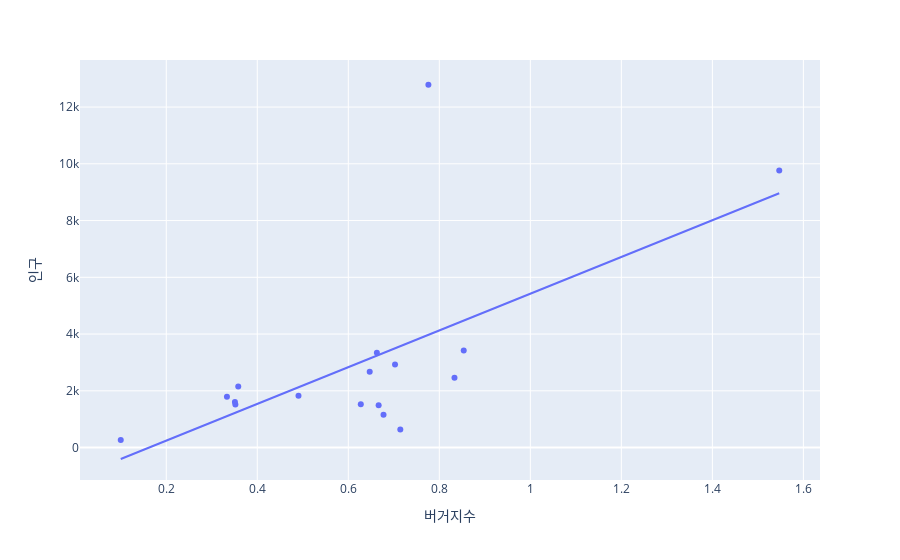

Notebook source saved alongside this figure:
### Code cell
# 광역시도별 버거지수 대비 인구수
px.scatter(nstore_stat_df, x='버거지수', y='인구', trendline='ols', hover_name='시도별')

### Figure 1 — Plotly figure (JSON) as saved in the notebook; plotly's stock layout.template omitted (floating-point values rounded to 4 significant figures)
{"data": [{"hovertemplate": "<b>%{hovertext}</b><br><br>버거지수=%{x}<br>인구=%{y}<extra></extra>", "hovertext": ["강원도", "경기도", "경상남도", "경상북도", "광주광역시", "대구광역시", "대전광역시", "부산광역시", "서울특별시", "세종특별자치시", "울산광역시", "인천광역시", "전라남도", "전라북도", "제주특별자치도", "충청남도", "충청북도"], "legendgroup": "", "marker": {"color": "#636efa", "symbol": "circle"}, "mode": "markers", "name": "", "orientation": "v", "showlegend": false, "type": "scatter", "x": [0.3519, 0.776, 0.6628, 0.6471, 0.6667, 0.8333, 0.6275, 0.8537, 1.547, 0.1, 0.6774, 0.7027, 0.3333, 0.4906, 0.7143, 0.3582, 0.3509], "xaxis": "x", "y": [1521, 12786, 3339, 2675, 1495, 2458, 1528, 3424, 9766, 266, 1159, 2924, 1795, 1829, 635, 2153, 1609], "yaxis": "y"}, {"hovertemplate": "<b>OLS trendline</b><br>인구 = 6471.98 * 버거지수 + -1049.66<br>R<sup>2</sup>=0.389548<br><br>버거지수=%{x}<br>인구=%{y} <b>(trend)</b><extra></extra>", "legendgroup": "", "marker": {"color": "#636efa", "symbol": "circle"}, "mode": "lines", "name": "", "showlegend": false, "type": "scatter", "x": [0.1, 0.3333, 0.3509, 0.3519, 0.3582, 0.4906, 0.6275, 0.6471, 0.6628, 0.6667, 0.6774, 0.7027, 0.7143, 0.776, 0.8333, 0.8537, 1.547], "xaxis": "x", "y": [-402.5, 1108.0, 1221.0, 1228.0, 1269.0, 2125.0, 3011.0, 3138.0, 3240.0, 3265.0, 3335.0, 3498.0, 3573.0, 3973.0, 4344.0, 4475.0, 8962.0], "yaxis": "y"}], "layout": {"legend": {"tracegroupgap": 0}, "margin": {"t": 60}, "xaxis": {"anchor": "y", "domain": [0, 1], "title": {"text": "버거지수"}}, "yaxis": {"anchor": "x", "domain": [0, 1], "title": {"text": "인구"}}}}
